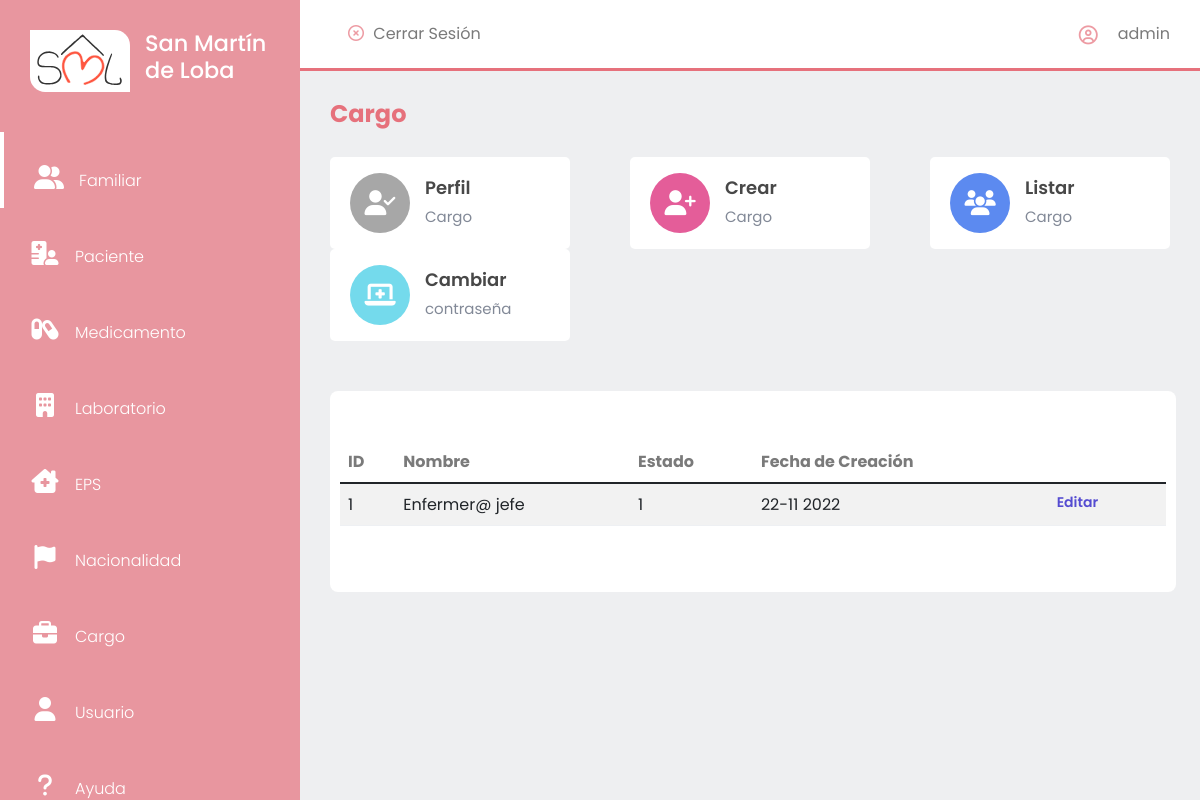
The page /cargo/listar/ (signed in) on the database as committed earlier.
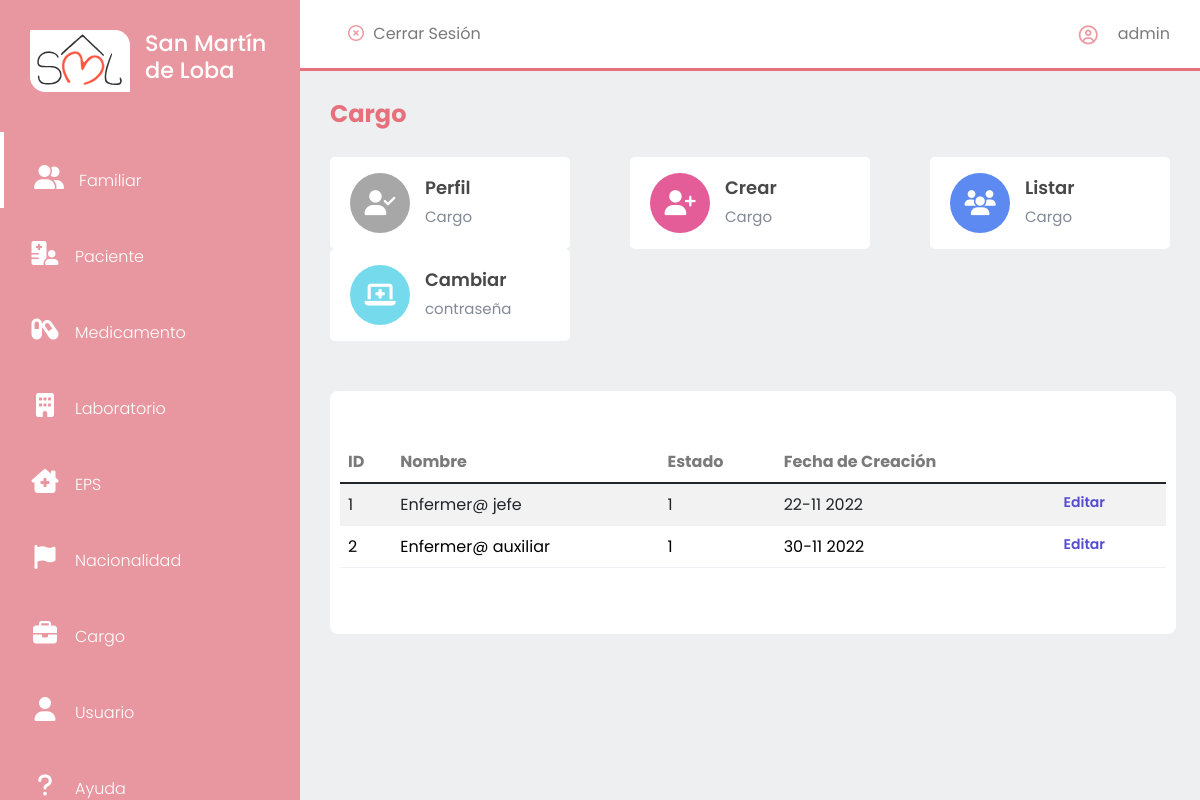
The same page on the database as committed later.
### cargo/models.py (models this page shows, shortened)
class Cargo(models.Model):
    nombre = models.CharField(max_length = 30, unique = True, verbose_name = 'Nombre')
    class Estado(models.TextChoices):
        ACTIVO = '1', _('Activo')
        INACTIVO = '0', _('Inactivo')
    estado = models.CharField(max_length = 1, choices = Estado.choices, default = Estado.ACTIVO, verbose_name = 'Estado')
    fechaCreacion = models.DateField(verbose_name = 'Fecha de Creación', null = True, blank = False, default = datetime.date.today)

### cargo/views.py (the view)
# urls.py: path('listar/', cargo_listar, name = 'cargos-listar')
@login_required
def cargo_listar(request):
    titulo = 'Cargo'
    cargos = Cargo.objects.all()
    context = {
        'titulo': titulo,
        'cargos': cargos,
        'url': '../',
        'urlCrear': '../crear/',
        'urlListar': ''
    }
    return render(request, 'cargo/cargos-listar.html', context)

### base/templates/cargo/cargos-listar.html
{% extends 'partials/app.html' %}
{% load static %}
{% block contenido %}
    {% include 'partials/sidebar.html' %}
<section id="interface">
    {% include 'partials/nav-app.html' %}
    <div class="board">
        <table id="example" class="table table-striped tabla-datos" style="width:100%">
            <thead>
                <tr>
                    <th>ID</th>
                    <th>Nombre</th>
                    <th>Estado</th>
                    <th>Fecha de Creación</th>
                    {% if request.user.username == 'virginia' or request.user.username == 'admin' %}
                    <th></th>
                    {% endif %}
                </tr>
            </thead>
            <tbody>
                {% for cargo in cargos %}
                    <tr>
                        <td>{{cargo.id}}</td>
                        <td>{{cargo.nombre}}</td>
                        <td>{{cargo.estado}}</td>
                        <td>{{cargo.fechaCreacion| date:"d-m Y"}}</td>
                        {% if request.user.username == 'virginia' or request.user.username == 'admin' %}
                        <td class="edit">
                            <a class="boton" href="{% url 'cargos-editar' cargo.id %}"><label for="btn">Editar</label></a>
                        </td>
                        {% endif %}
                    </tr>
                {% endfor %}
            </tbody>
        </table>
    </div>
</section>
{% endblock contenido %}

Rows that differ between the two databases and show on the page:
added Cargo: id "2", nombre "Enfermer@ auxiliar", estado "1", fechaCreacion "30-11 2022"
